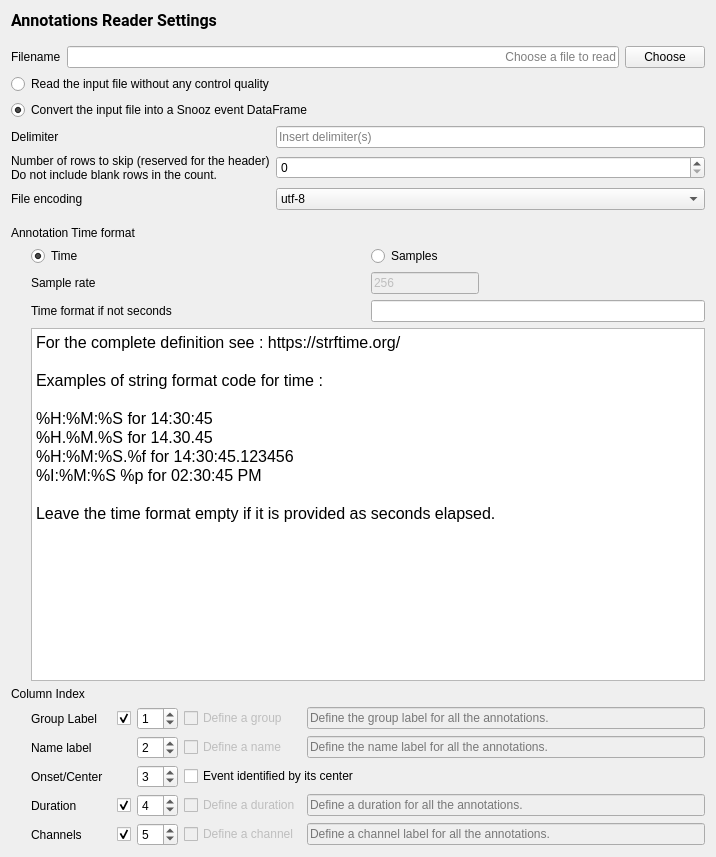
<?xml version="1.0" encoding="UTF-8"?>
<ui version="4.0">
 <class>EventReaderSettingsView</class>
 <widget class="QWidget" name="EventReaderSettingsView">
  <property name="geometry">
   <rect>
    <x>0</x>
    <y>0</y>
    <width>716</width>
    <height>857</height>
   </rect>
  </property>
  <property name="windowTitle">
   <string>Form</string>
  </property>
  <property name="styleSheet">
   <string notr="true">font: 12pt &quot;Roboto&quot;;</string>
  </property>
  <property name="inputMethodHints">
   <set>Qt::ImhNone</set>
  </property>
  <layout class="QHBoxLayout" name="horizontalLayout_3">
   <item>
    <layout class="QVBoxLayout" name="verticalLayout_3">
     <property name="sizeConstraint">
      <enum>QLayout::SetFixedSize</enum>
     </property>
     <item>
      <widget class="QLabel" name="label_10">
       <property name="font">
        <font>
         <family>Roboto</family>
         <pointsize>12</pointsize>
         <weight>50</weight>
         <italic>false</italic>
         <bold>false</bold>
        </font>
       </property>
       <property name="text">
        <string>&lt;html&gt;&lt;head/&gt;&lt;body&gt;&lt;p&gt;&lt;span style=&quot; font-weight:600;&quot;&gt;Annotations Reader Settings&lt;/span&gt;&lt;/p&gt;&lt;/body&gt;&lt;/html&gt;</string>
       </property>
      </widget>
     </item>
     <item>
      <spacer name="verticalSpacer_2">
       <property name="orientation">
        <enum>Qt::Vertical</enum>
       </property>
       <property name="sizeType">
        <enum>QSizePolicy::Fixed</enum>
       </property>
       <property name="sizeHint" stdset="0">
        <size>
         <width>20</width>
         <height>10</height>
        </size>
       </property>
      </spacer>
     </item>
     <item>
      <layout class="QVBoxLayout" name="verticalLayout">
       <item>
        <layout class="QGridLayout" name="gridLayout">
         <item row="0" column="2">
          <widget class="QPushButton" name="choose_pushbutton">
           <property name="maximumSize">
            <size>
             <width>80</width>
             <height>16777215</height>
            </size>
           </property>
           <property name="text">
            <string>Choose</string>
           </property>
          </widget>
         </item>
         <item row="0" column="1">
          <widget class="QLineEdit" name="filename_lineedit">
           <property name="maximumSize">
            <size>
             <width>16777215</width>
             <height>16777215</height>
            </size>
           </property>
           <property name="text">
            <string/>
           </property>
           <property name="alignment">
            <set>Qt::AlignRight|Qt::AlignTrailing|Qt::AlignVCenter</set>
           </property>
           <property name="placeholderText">
            <string>Choose a file to read</string>
           </property>
          </widget>
         </item>
         <item row="0" column="0">
          <widget class="QLabel" name="label">
           <property name="maximumSize">
            <size>
             <width>16777215</width>
             <height>16777215</height>
            </size>
           </property>
           <property name="layoutDirection">
            <enum>Qt::LeftToRight</enum>
           </property>
           <property name="text">
            <string>Filename</string>
           </property>
           <property name="alignment">
            <set>Qt::AlignLeading|Qt::AlignLeft|Qt::AlignVCenter</set>
           </property>
          </widget>
         </item>
        </layout>
       </item>
       <item>
        <layout class="QGridLayout" name="gridLayout_3">
         <item row="3" column="1">
          <widget class="QSpinBox" name="spinBox_nrows_hdr">
           <property name="toolTip">
            <string>Blank rows are skipped automatically, so do not include them in the row count to skip. This feature is important to prevent issues with files that end with blank rows.</string>
           </property>
          </widget>
         </item>
         <item row="1" column="0" colspan="2">
          <widget class="QRadioButton" name="radioButton_snooz">
           <property name="text">
            <string>Convert the input file into a Snooz event DataFrame</string>
           </property>
           <property name="checked">
            <bool>true</bool>
           </property>
           <attribute name="buttonGroup">
            <string notr="true">buttonGroup</string>
           </attribute>
          </widget>
         </item>
         <item row="4" column="0">
          <widget class="QLabel" name="label_13">
           <property name="text">
            <string>File encoding</string>
           </property>
          </widget>
         </item>
         <item row="3" column="0">
          <widget class="QLabel" name="label_12">
           <property name="text">
            <string>Number of rows to skip (reserved for the header)
Do not include blank rows in the count.</string>
           </property>
          </widget>
         </item>
         <item row="2" column="1">
          <widget class="QLineEdit" name="delimiter_lineedit">
           <property name="toolTip">
            <string>&lt;html&gt;&lt;head/&gt;&lt;body&gt;&lt;p&gt;For tabulation write \t.&lt;/p&gt;&lt;/body&gt;&lt;/html&gt;</string>
           </property>
           <property name="inputMethodHints">
            <set>Qt::ImhDialableCharactersOnly</set>
           </property>
           <property name="alignment">
            <set>Qt::AlignLeading|Qt::AlignLeft|Qt::AlignVCenter</set>
           </property>
           <property name="placeholderText">
            <string>Insert delimiter(s)</string>
           </property>
          </widget>
         </item>
         <item row="2" column="0">
          <widget class="QLabel" name="label_11">
           <property name="text">
            <string>Delimiter</string>
           </property>
          </widget>
         </item>
         <item row="0" column="0" colspan="2">
          <widget class="QRadioButton" name="radioButton_personalized">
           <property name="text">
            <string>Read the input file without any control quality</string>
           </property>
           <attribute name="buttonGroup">
            <string notr="true">buttonGroup</string>
           </attribute>
          </widget>
         </item>
         <item row="4" column="1">
          <widget class="QComboBox" name="comboBox_encoding">
           <item>
            <property name="text">
             <string>utf-8</string>
            </property>
           </item>
           <item>
            <property name="text">
             <string>latin-1</string>
            </property>
           </item>
           <item>
            <property name="text">
             <string>utf-16</string>
            </property>
           </item>
           <item>
            <property name="text">
             <string>utf-32</string>
            </property>
           </item>
           <item>
            <property name="text">
             <string>iso-8859</string>
            </property>
           </item>
           <item>
            <property name="text">
             <string>ascii</string>
            </property>
           </item>
           <item>
            <property name="text">
             <string>ansi</string>
            </property>
           </item>
          </widget>
         </item>
        </layout>
       </item>
      </layout>
     </item>
     <item>
      <spacer name="verticalSpacer_3">
       <property name="orientation">
        <enum>Qt::Vertical</enum>
       </property>
       <property name="sizeType">
        <enum>QSizePolicy::Fixed</enum>
       </property>
       <property name="sizeHint" stdset="0">
        <size>
         <width>20</width>
         <height>10</height>
        </size>
       </property>
      </spacer>
     </item>
     <item>
      <layout class="QVBoxLayout" name="verticalLayout_2">
       <item>
        <widget class="QLabel" name="label_5">
         <property name="text">
          <string>Annotation Time format</string>
         </property>
         <property name="alignment">
          <set>Qt::AlignLeading|Qt::AlignLeft|Qt::AlignVCenter</set>
         </property>
        </widget>
       </item>
       <item>
        <layout class="QHBoxLayout" name="horizontalLayout">
         <item>
          <spacer name="horizontalSpacer">
           <property name="orientation">
            <enum>Qt::Horizontal</enum>
           </property>
           <property name="sizeType">
            <enum>QSizePolicy::Fixed</enum>
           </property>
           <property name="sizeHint" stdset="0">
            <size>
             <width>20</width>
             <height>10</height>
            </size>
           </property>
          </spacer>
         </item>
         <item>
          <layout class="QGridLayout" name="gridLayout_2">
           <item row="1" column="0">
            <widget class="QLabel" name="label_6">
             <property name="layoutDirection">
              <enum>Qt::LeftToRight</enum>
             </property>
             <property name="text">
              <string>Sample rate</string>
             </property>
             <property name="alignment">
              <set>Qt::AlignLeading|Qt::AlignLeft|Qt::AlignVCenter</set>
             </property>
            </widget>
           </item>
           <item row="6" column="0">
            <widget class="QLabel" name="label_14">
             <property name="text">
              <string>Time format if not seconds</string>
             </property>
            </widget>
           </item>
           <item row="0" column="1">
            <widget class="QRadioButton" name="sample_radiobutton">
             <property name="sizePolicy">
              <sizepolicy hsizetype="Expanding" vsizetype="Fixed">
               <horstretch>0</horstretch>
               <verstretch>0</verstretch>
              </sizepolicy>
             </property>
             <property name="text">
              <string>Samples</string>
             </property>
             <attribute name="buttonGroup">
              <string notr="true">buttonGroup_2</string>
             </attribute>
            </widget>
           </item>
           <item row="0" column="0">
            <widget class="QRadioButton" name="time_radiobutton">
             <property name="sizePolicy">
              <sizepolicy hsizetype="Expanding" vsizetype="Fixed">
               <horstretch>0</horstretch>
               <verstretch>0</verstretch>
              </sizepolicy>
             </property>
             <property name="text">
              <string>Time</string>
             </property>
             <property name="checked">
              <bool>true</bool>
             </property>
             <attribute name="buttonGroup">
              <string notr="true">buttonGroup_2</string>
             </attribute>
            </widget>
           </item>
           <item row="1" column="1">
            <widget class="QLineEdit" name="sample_rate_lineedit">
             <property name="enabled">
              <bool>false</bool>
             </property>
             <property name="sizePolicy">
              <sizepolicy hsizetype="Fixed" vsizetype="Fixed">
               <horstretch>0</horstretch>
               <verstretch>0</verstretch>
              </sizepolicy>
             </property>
             <property name="text">
              <string>256</string>
             </property>
            </widget>
           </item>
           <item row="6" column="1">
            <widget class="QLineEdit" name="lineEdit_time_format">
             <property name="toolTip">
              <string>Let empty to define the time elapsed in seconds. Otherwise define the string format (see https://strftime.org/). </string>
             </property>
            </widget>
           </item>
           <item row="7" column="0" colspan="2">
            <widget class="QTextEdit" name="textEdit">
             <property name="readOnly">
              <bool>true</bool>
             </property>
             <property name="html">
              <string>&lt;!DOCTYPE HTML PUBLIC &quot;-//W3C//DTD HTML 4.0//EN&quot; &quot;http://www.w3.org/TR/REC-html40/strict.dtd&quot;&gt;
&lt;html&gt;&lt;head&gt;&lt;meta name=&quot;qrichtext&quot; content=&quot;1&quot; /&gt;&lt;style type=&quot;text/css&quot;&gt;
p, li { white-space: pre-wrap; }
&lt;/style&gt;&lt;/head&gt;&lt;body style=&quot; font-family:'Roboto'; font-size:12pt; font-weight:400; font-style:normal;&quot;&gt;
&lt;p style=&quot; margin-top:0px; margin-bottom:0px; margin-left:0px; margin-right:0px; -qt-block-indent:0; text-indent:0px;&quot;&gt;For the complete definition see : https://strftime.org/&lt;/p&gt;
&lt;p style=&quot;-qt-paragraph-type:empty; margin-top:0px; margin-bottom:0px; margin-left:0px; margin-right:0px; -qt-block-indent:0; text-indent:0px;&quot;&gt;&lt;br /&gt;&lt;/p&gt;
&lt;p style=&quot; margin-top:0px; margin-bottom:0px; margin-left:0px; margin-right:0px; -qt-block-indent:0; text-indent:0px;&quot;&gt;Examples of string format code for time : &lt;/p&gt;
&lt;p style=&quot;-qt-paragraph-type:empty; margin-top:0px; margin-bottom:0px; margin-left:0px; margin-right:0px; -qt-block-indent:0; text-indent:0px;&quot;&gt;&lt;br /&gt;&lt;/p&gt;
&lt;p style=&quot; margin-top:0px; margin-bottom:0px; margin-left:0px; margin-right:0px; -qt-block-indent:0; text-indent:0px;&quot;&gt;%H:%M:%S for 14:30:45&lt;/p&gt;
&lt;p style=&quot; margin-top:0px; margin-bottom:0px; margin-left:0px; margin-right:0px; -qt-block-indent:0; text-indent:0px;&quot;&gt;%H.%M.%S for 14.30.45&lt;/p&gt;
&lt;p style=&quot; margin-top:0px; margin-bottom:0px; margin-left:0px; margin-right:0px; -qt-block-indent:0; text-indent:0px;&quot;&gt;%H:%M:%S.%f for 14:30:45.123456&lt;/p&gt;
&lt;p style=&quot; margin-top:0px; margin-bottom:0px; margin-left:0px; margin-right:0px; -qt-block-indent:0; text-indent:0px;&quot;&gt;%I:%M:%S %p for 02:30:45 PM&lt;/p&gt;
&lt;p style=&quot;-qt-paragraph-type:empty; margin-top:0px; margin-bottom:0px; margin-left:0px; margin-right:0px; -qt-block-indent:0; text-indent:0px;&quot;&gt;&lt;br /&gt;&lt;/p&gt;
&lt;p style=&quot; margin-top:0px; margin-bottom:0px; margin-left:0px; margin-right:0px; -qt-block-indent:0; text-indent:0px;&quot;&gt;Leave the time format empty if it is provided as seconds elapsed.&lt;/p&gt;&lt;/body&gt;&lt;/html&gt;</string>
             </property>
            </widget>
           </item>
          </layout>
         </item>
        </layout>
       </item>
       <item>
        <widget class="QLabel" name="label_7">
         <property name="text">
          <string>Column Index</string>
         </property>
        </widget>
       </item>
       <item>
        <layout class="QHBoxLayout" name="horizontalLayout_2">
         <item>
          <spacer name="horizontalSpacer_2">
           <property name="orientation">
            <enum>Qt::Horizontal</enum>
           </property>
           <property name="sizeType">
            <enum>QSizePolicy::Fixed</enum>
           </property>
           <property name="sizeHint" stdset="0">
            <size>
             <width>20</width>
             <height>20</height>
            </size>
           </property>
          </spacer>
         </item>
         <item>
          <layout class="QGridLayout" name="gridLayout_4">
           <property name="sizeConstraint">
            <enum>QLayout::SetMaximumSize</enum>
           </property>
           <item row="3" column="2">
            <widget class="QSpinBox" name="duration_spinbox">
             <property name="sizePolicy">
              <sizepolicy hsizetype="Fixed" vsizetype="Fixed">
               <horstretch>0</horstretch>
               <verstretch>0</verstretch>
              </sizepolicy>
             </property>
             <property name="minimum">
              <number>0</number>
             </property>
             <property name="value">
              <number>4</number>
             </property>
            </widget>
           </item>
           <item row="4" column="2">
            <widget class="QSpinBox" name="channel_spinBox">
             <property name="sizePolicy">
              <sizepolicy hsizetype="Fixed" vsizetype="Fixed">
               <horstretch>0</horstretch>
               <verstretch>0</verstretch>
              </sizepolicy>
             </property>
             <property name="toolTip">
              <string>Mark 0 if events are not channel specific (as sleep stage).</string>
             </property>
             <property name="value">
              <number>5</number>
             </property>
            </widget>
           </item>
           <item row="3" column="0">
            <widget class="QLabel" name="label_4">
             <property name="layoutDirection">
              <enum>Qt::LeftToRight</enum>
             </property>
             <property name="text">
              <string>Duration</string>
             </property>
             <property name="alignment">
              <set>Qt::AlignLeading|Qt::AlignLeft|Qt::AlignVCenter</set>
             </property>
            </widget>
           </item>
           <item row="3" column="4">
            <widget class="QLineEdit" name="fixed_dur_lineEdit">
             <property name="enabled">
              <bool>false</bool>
             </property>
             <property name="toolTip">
              <string>Enter a fixed duration for all events. Use the &quot;Annotation Time Format&quot; defined above.</string>
             </property>
             <property name="placeholderText">
              <string>Define a duration for all the annotations.</string>
             </property>
            </widget>
           </item>
           <item row="4" column="3">
            <widget class="QCheckBox" name="checkBox_define_chan">
             <property name="enabled">
              <bool>false</bool>
             </property>
             <property name="text">
              <string>Define a channel</string>
             </property>
            </widget>
           </item>
           <item row="4" column="4">
            <widget class="QLineEdit" name="fixed_chan_lineEdit">
             <property name="enabled">
              <bool>false</bool>
             </property>
             <property name="placeholderText">
              <string>Define a channel label for all the annotations.</string>
             </property>
            </widget>
           </item>
           <item row="4" column="0">
            <widget class="QLabel" name="label_8">
             <property name="text">
              <string>Channels</string>
             </property>
             <property name="alignment">
              <set>Qt::AlignLeading|Qt::AlignLeft|Qt::AlignVCenter</set>
             </property>
            </widget>
           </item>
           <item row="1" column="3">
            <widget class="QCheckBox" name="checkBox_define_name">
             <property name="enabled">
              <bool>false</bool>
             </property>
             <property name="text">
              <string>Define a name</string>
             </property>
            </widget>
           </item>
           <item row="1" column="0">
            <widget class="QLabel" name="label_2">
             <property name="layoutDirection">
              <enum>Qt::LeftToRight</enum>
             </property>
             <property name="text">
              <string>Name label</string>
             </property>
             <property name="alignment">
              <set>Qt::AlignLeading|Qt::AlignLeft|Qt::AlignVCenter</set>
             </property>
            </widget>
           </item>
           <item row="3" column="1">
            <widget class="QCheckBox" name="checkBox_dur_enabled">
             <property name="text">
              <string/>
             </property>
             <property name="checked">
              <bool>true</bool>
             </property>
            </widget>
           </item>
           <item row="2" column="3" colspan="2">
            <widget class="QCheckBox" name="center_checkBox">
             <property name="toolTip">
              <string>Check if the event is identified by its center instead of its onset.</string>
             </property>
             <property name="text">
              <string>Event identified by its center</string>
             </property>
            </widget>
           </item>
           <item row="0" column="2">
            <widget class="QSpinBox" name="group_spinbox">
             <property name="sizePolicy">
              <sizepolicy hsizetype="Fixed" vsizetype="Fixed">
               <horstretch>0</horstretch>
               <verstretch>0</verstretch>
              </sizepolicy>
             </property>
             <property name="value">
              <number>1</number>
             </property>
            </widget>
           </item>
           <item row="0" column="4">
            <widget class="QLineEdit" name="group_lineEdit">
             <property name="enabled">
              <bool>false</bool>
             </property>
             <property name="toolTip">
              <string>To define a default event group (when group index column is 0).</string>
             </property>
             <property name="placeholderText">
              <string>Define the group label for all the annotations.</string>
             </property>
            </widget>
           </item>
           <item row="0" column="3">
            <widget class="QCheckBox" name="checkBox_define_group">
             <property name="enabled">
              <bool>false</bool>
             </property>
             <property name="text">
              <string>Define a group</string>
             </property>
            </widget>
           </item>
           <item row="1" column="4">
            <widget class="QLineEdit" name="name_lineEdit">
             <property name="enabled">
              <bool>false</bool>
             </property>
             <property name="minimumSize">
              <size>
               <width>250</width>
               <height>0</height>
              </size>
             </property>
             <property name="toolTip">
              <string>To define a default event name (when name index column is 0).</string>
             </property>
             <property name="placeholderText">
              <string>Define the name label for all the annotations.</string>
             </property>
            </widget>
           </item>
           <item row="3" column="3">
            <widget class="QCheckBox" name="checkBox_define_dur">
             <property name="enabled">
              <bool>false</bool>
             </property>
             <property name="text">
              <string>Define a duration</string>
             </property>
            </widget>
           </item>
           <item row="0" column="0">
            <widget class="QLabel" name="label_9">
             <property name="minimumSize">
              <size>
               <width>80</width>
               <height>0</height>
              </size>
             </property>
             <property name="text">
              <string>Group Label</string>
             </property>
             <property name="alignment">
              <set>Qt::AlignLeading|Qt::AlignLeft|Qt::AlignVCenter</set>
             </property>
            </widget>
           </item>
           <item row="2" column="0">
            <widget class="QLabel" name="label_3">
             <property name="layoutDirection">
              <enum>Qt::LeftToRight</enum>
             </property>
             <property name="text">
              <string>Onset/Center</string>
             </property>
             <property name="alignment">
              <set>Qt::AlignLeading|Qt::AlignLeft|Qt::AlignVCenter</set>
             </property>
            </widget>
           </item>
           <item row="0" column="1">
            <widget class="QCheckBox" name="checkBox_group_enabled">
             <property name="text">
              <string/>
             </property>
             <property name="checked">
              <bool>true</bool>
             </property>
            </widget>
           </item>
           <item row="1" column="2">
            <widget class="QSpinBox" name="event_name_spinbox">
             <property name="sizePolicy">
              <sizepolicy hsizetype="Fixed" vsizetype="Fixed">
               <horstretch>0</horstretch>
               <verstretch>0</verstretch>
              </sizepolicy>
             </property>
             <property name="minimum">
              <number>0</number>
             </property>
             <property name="value">
              <number>2</number>
             </property>
            </widget>
           </item>
           <item row="2" column="2">
            <widget class="QSpinBox" name="onset_spinbox">
             <property name="sizePolicy">
              <sizepolicy hsizetype="Fixed" vsizetype="Fixed">
               <horstretch>0</horstretch>
               <verstretch>0</verstretch>
              </sizepolicy>
             </property>
             <property name="minimum">
              <number>0</number>
             </property>
             <property name="value">
              <number>3</number>
             </property>
            </widget>
           </item>
           <item row="4" column="1">
            <widget class="QCheckBox" name="checkBox_chan_enabled">
             <property name="text">
              <string/>
             </property>
             <property name="checked">
              <bool>true</bool>
             </property>
            </widget>
           </item>
          </layout>
         </item>
        </layout>
       </item>
      </layout>
     </item>
    </layout>
   </item>
  </layout>
 </widget>
 <resources>
  <include location="../../../../scinodes_poc/src/main/python/ui/themes/themes.qrc"/>
 </resources>
 <connections>
  <connection>
   <sender>choose_pushbutton</sender>
   <signal>clicked()</signal>
   <receiver>EventReaderSettingsView</receiver>
   <slot>on_choose()</slot>
   <hints>
    <hint type="sourcelabel">
     <x>700</x>
     <y>50</y>
    </hint>
    <hint type="destinationlabel">
     <x>207</x>
     <y>111</y>
    </hint>
   </hints>
  </connection>
  <connection>
   <sender>time_radiobutton</sender>
   <signal>clicked()</signal>
   <receiver>EventReaderSettingsView</receiver>
   <slot>on_input_format_changed()</slot>
   <hints>
    <hint type="sourcelabel">
     <x>327</x>
     <y>77</y>
    </hint>
    <hint type="destinationlabel">
     <x>207</x>
     <y>111</y>
    </hint>
   </hints>
  </connection>
  <connection>
   <sender>sample_radiobutton</sender>
   <signal>clicked()</signal>
   <receiver>EventReaderSettingsView</receiver>
   <slot>on_input_format_changed()</slot>
   <hints>
    <hint type="sourcelabel">
     <x>513</x>
     <y>77</y>
    </hint>
    <hint type="destinationlabel">
     <x>207</x>
     <y>111</y>
    </hint>
   </hints>
  </connection>
  <connection>
   <sender>checkBox_define_dur</sender>
   <signal>clicked()</signal>
   <receiver>EventReaderSettingsView</receiver>
   <slot>on_event_pos_changed()</slot>
   <hints>
    <hint type="sourcelabel">
     <x>388</x>
     <y>248</y>
    </hint>
    <hint type="destinationlabel">
     <x>702</x>
     <y>304</y>
    </hint>
   </hints>
  </connection>
  <connection>
   <sender>group_spinbox</sender>
   <signal>valueChanged(int)</signal>
   <receiver>EventReaderSettingsView</receiver>
   <slot>on_group_index_changed()</slot>
   <hints>
    <hint type="sourcelabel">
     <x>168</x>
     <y>174</y>
    </hint>
    <hint type="destinationlabel">
     <x>355</x>
     <y>164</y>
    </hint>
   </hints>
  </connection>
  <connection>
   <sender>event_name_spinbox</sender>
   <signal>valueChanged(int)</signal>
   <receiver>EventReaderSettingsView</receiver>
   <slot>on_name_index_changed()</slot>
   <hints>
    <hint type="sourcelabel">
     <x>168</x>
     <y>200</y>
    </hint>
    <hint type="destinationlabel">
     <x>355</x>
     <y>164</y>
    </hint>
   </hints>
  </connection>
  <connection>
   <sender>radioButton_personalized</sender>
   <signal>clicked()</signal>
   <receiver>EventReaderSettingsView</receiver>
   <slot>snooz_event_update_slot()</slot>
   <hints>
    <hint type="sourcelabel">
     <x>273</x>
     <y>177</y>
    </hint>
    <hint type="destinationlabel">
     <x>388</x>
     <y>348</y>
    </hint>
   </hints>
  </connection>
  <connection>
   <sender>radioButton_snooz</sender>
   <signal>clicked()</signal>
   <receiver>EventReaderSettingsView</receiver>
   <slot>snooz_event_update_slot()</slot>
   <hints>
    <hint type="sourcelabel">
     <x>273</x>
     <y>201</y>
    </hint>
    <hint type="destinationlabel">
     <x>388</x>
     <y>348</y>
    </hint>
   </hints>
  </connection>
  <connection>
   <sender>checkBox_group_enabled</sender>
   <signal>clicked()</signal>
   <receiver>EventReaderSettingsView</receiver>
   <slot>group_enabled_slot()</slot>
   <hints>
    <hint type="sourcelabel">
     <x>128</x>
     <y>484</y>
    </hint>
    <hint type="destinationlabel">
     <x>388</x>
     <y>348</y>
    </hint>
   </hints>
  </connection>
  <connection>
   <sender>checkBox_dur_enabled</sender>
   <signal>clicked()</signal>
   <receiver>EventReaderSettingsView</receiver>
   <slot>dur_enabled_slot()</slot>
   <hints>
    <hint type="sourcelabel">
     <x>128</x>
     <y>561</y>
    </hint>
    <hint type="destinationlabel">
     <x>388</x>
     <y>348</y>
    </hint>
   </hints>
  </connection>
  <connection>
   <sender>checkBox_chan_enabled</sender>
   <signal>clicked()</signal>
   <receiver>EventReaderSettingsView</receiver>
   <slot>chan_enabled_slot()</slot>
   <hints>
    <hint type="sourcelabel">
     <x>128</x>
     <y>587</y>
    </hint>
    <hint type="destinationlabel">
     <x>388</x>
     <y>348</y>
    </hint>
   </hints>
  </connection>
  <connection>
   <sender>checkBox_define_group</sender>
   <signal>clicked()</signal>
   <receiver>EventReaderSettingsView</receiver>
   <slot>on_event_pos_changed()</slot>
   <hints>
    <hint type="sourcelabel">
     <x>227</x>
     <y>484</y>
    </hint>
    <hint type="destinationlabel">
     <x>388</x>
     <y>348</y>
    </hint>
   </hints>
  </connection>
  <connection>
   <sender>checkBox_define_name</sender>
   <signal>clicked()</signal>
   <receiver>EventReaderSettingsView</receiver>
   <slot>on_event_pos_changed()</slot>
   <hints>
    <hint type="sourcelabel">
     <x>227</x>
     <y>510</y>
    </hint>
    <hint type="destinationlabel">
     <x>388</x>
     <y>348</y>
    </hint>
   </hints>
  </connection>
  <connection>
   <sender>checkBox_define_chan</sender>
   <signal>clicked()</signal>
   <receiver>EventReaderSettingsView</receiver>
   <slot>on_event_pos_changed()</slot>
   <hints>
    <hint type="sourcelabel">
     <x>227</x>
     <y>587</y>
    </hint>
    <hint type="destinationlabel">
     <x>388</x>
     <y>348</y>
    </hint>
   </hints>
  </connection>
  <connection>
   <sender>duration_spinbox</sender>
   <signal>valueChanged(int)</signal>
   <receiver>EventReaderSettingsView</receiver>
   <slot>on_duration_index_changed()</slot>
   <hints>
    <hint type="sourcelabel">
     <x>154</x>
     <y>561</y>
    </hint>
    <hint type="destinationlabel">
     <x>388</x>
     <y>348</y>
    </hint>
   </hints>
  </connection>
  <connection>
   <sender>channel_spinBox</sender>
   <signal>valueChanged(int)</signal>
   <receiver>EventReaderSettingsView</receiver>
   <slot>on_chan_index_changed()</slot>
   <hints>
    <hint type="sourcelabel">
     <x>154</x>
     <y>587</y>
    </hint>
    <hint type="destinationlabel">
     <x>388</x>
     <y>348</y>
    </hint>
   </hints>
  </connection>
 </connections>
 <slots>
  <slot>on_choose()</slot>
  <slot>on_input_format_changed()</slot>
  <slot>on_event_pos_changed()</slot>
  <slot>on_group_index_changed()</slot>
  <slot>on_name_index_changed()</slot>
  <slot>snooz_event_update_slot()</slot>
  <slot>group_enabled_slot()</slot>
  <slot>dur_enabled_slot()</slot>
  <slot>chan_enabled_slot()</slot>
  <slot>on_duration_index_changed()</slot>
  <slot>on_chan_index_changed()</slot>
 </slots>
 <buttongroups>
  <buttongroup name="buttonGroup"/>
  <buttongroup name="buttonGroup_2"/>
 </buttongroups>
</ui>
